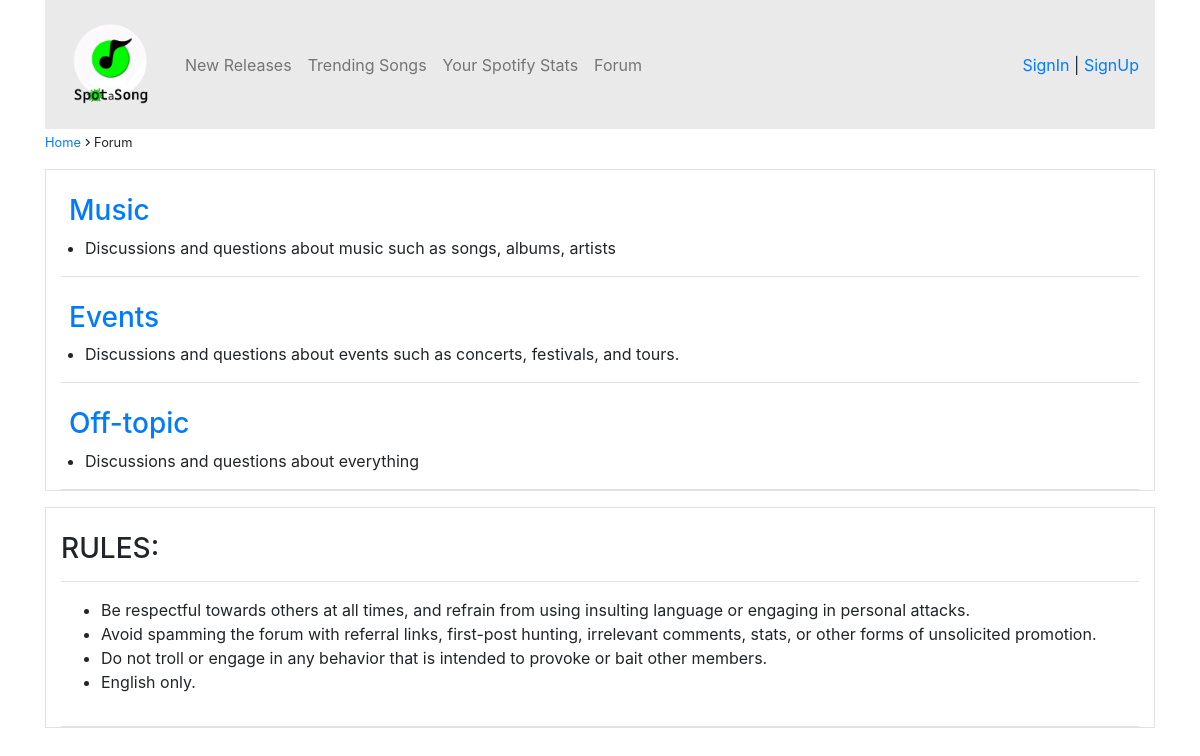
/forum/, run on an earlier commit of the app's database.
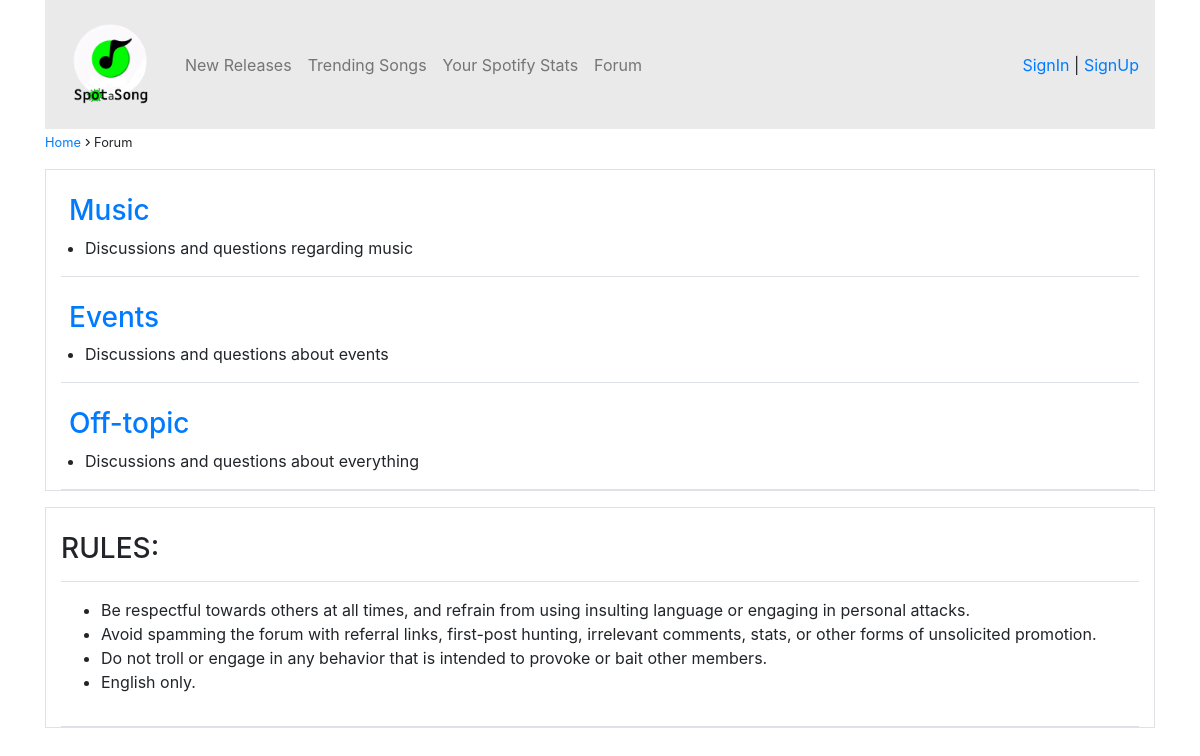
And on a later commit of the database.
### forum/models.py (models this page shows, shortened)
class ForumCategory(models.Model):
    name = models.CharField(max_length=100)
    description = models.TextField()

### forum/views.py (the view)
# urls.py: path('', views.forumtopics, name='forumtopics'),
def forumtopics(request):
    forumcategory = ForumCategory.objects.all()
    return render(request, 'forumtopics.html', {'forumcategories':forumcategory})

### forum/templates/forumtopics.html (shortened to what this page needs)
{% extends "base.html" %}
{% load static %}
{% load crispy_forms_tags %}
{% block content %}
<div class="container">
    <small>
        <a href="{% url 'main:home' %}">Home</a>
        Forum
    </small>
    {% if invalid_id %}
        <p>{{invalid_id}}</p>
    {% else %}
        <div class="container mt-3 border">
            {% for category in forumcategories %}
            <div class="col-md border-bottom pt-4">
                <div class="row pl-2">
                    <h3><a href="{% url 'forum:categoryposts' category.name %}">{{category.name}}</a></h3>
                </div>
                <div class="row pl-4">
                    <p id="category_description">{{category.description}}</p>
                </div>
            </div>
            {% endfor %}
        </div>
        <div class="container mt-3 border">
            <div class="col-md pt-4">
                <div class="row border-bottom mb-3 pb-2">
                    <h3>RULES:</h3>
                </div>
                <div class="row pb-3 border-bottom">
                    <ul>
                        <li>Be respectful towards others at all times, and refrain from using insulting language or engaging in personal attacks.</li>
                        <li>Avoid spamming the forum with referral links, first-post hunting, irrelevant comments, stats, or other forms of unsolicited promotion.</li>
                        <li>Do not troll or engage in any behavior that is intended to provoke or bait other members.</li>
                        <li>English only.</li>
                    </ul>
                </div>
            </div>
        </div>
    {% endif %}
</div>
{% endblock %}

What changed in the data, as far as the page shows it:
changed ForumCategory "Music": description "Discussions and questions about music such as songs, albums, artists" → "Discussions and questions regarding music"
changed ForumCategory "Events": description "Discussions and questions about events such as concerts, festivals, and tours." → "Discussions and questions about events"
